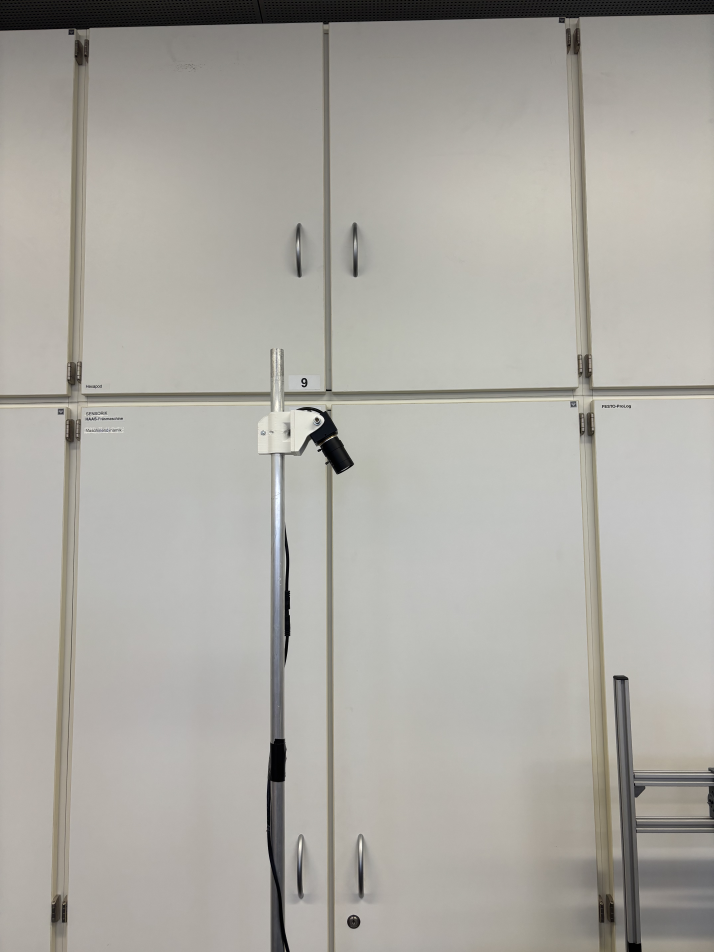
#> input picture misc/IMG_0129.jpeg, 4284 x 5712 px, given in place of the camera (shown at 1/6 size)
$ python tuner.py
#> lines starting #> are read from the running program, lines starting #| are printed output that depends on the picture; after the words box and inside, x2 and y2 are one past the last pixel; in counts of white or black regions, pixels touching at a corner belong together
#> in main, frame is the input picture: shape (5712, 4284, 3); mean B, G, R 162.9, 169.1, 171.4
"""
figure_tuner.py
---------------
Interaktives Tuning-Tool für figure_detector.py.
Alle relevanten Parameter sind per Trackbar live einstellbar.
ROI per Maus ziehen — nur dieser Bereich wird analysiert.

Zwei Fenster:
  "Tuning"  → Trackbars + Originalbild mit Konturen + ROI
  "Maske"   → Binärmaske live

Am Ende: [s] drücken → Werte erscheinen in der Konsole zum Kopieren.

Steuerung:
  Maus ziehen  → ROI definieren
  [r]          → ROI zurücksetzen
  [s]          → aktuelle Parameterwerte in Konsole ausgeben
  [q/ESC]      → Beenden
"""

import cv2
import numpy as np

CAMERA_INDEX  = 0
DISPLAY_SCALE = 0.85

WIN_TUNING = "Tuning  |  Maus=ROI  [r]=reset  [s]=Werte  [q]=Beenden"
WIN_MASK   = "Maske (Binaerbild)"


# ─────────────────────────────────────────────────────────────────────────────
# ROI-Zustand
# ─────────────────────────────────────────────────────────────────────────────

class ROIState:
    def __init__(self):
        self.x1 = self.y1 = self.x2 = self.y2 = 0
        self.drawing = False
        self.defined = False

    def as_rect(self):
        x = min(self.x1, self.x2)
        y = min(self.y1, self.y2)
        w = abs(self.x2 - self.x1)
        h = abs(self.y2 - self.y1)
        return x, y, w, h

    def valid(self):
        x, y, w, h = self.as_rect()
        return self.defined and w > 10 and h > 10


roi_state = ROIState()


def mouse_callback(event, x, y, flags, param):
    scale = param if param else 1.0
    ox = int(x / scale)
    oy = int(y / scale)

    if event == cv2.EVENT_LBUTTONDOWN:
        roi_state.drawing = True
        roi_state.x1 = roi_state.x2 = ox
        roi_state.y1 = roi_state.y2 = oy
        roi_state.defined = False
    elif event == cv2.EVENT_MOUSEMOVE and roi_state.drawing:
        roi_state.x2 = ox
        roi_state.y2 = oy
    elif event == cv2.EVENT_LBUTTONUP:
        roi_state.x2 = ox
        roi_state.y2 = oy
        roi_state.drawing = False
        roi_state.defined = True

def nothing(_):
    pass


def create_trackbars():
    cv2.namedWindow(WIN_TUNING, cv2.WINDOW_NORMAL)
    cv2.resizeWindow(WIN_TUNING, 900, 620)
    cv2.namedWindow(WIN_MASK, cv2.WINDOW_NORMAL)
    cv2.resizeWindow(WIN_MASK, 640, 480)

    cv2.setMouseCallback(WIN_TUNING, mouse_callback, DISPLAY_SCALE)

    # HSV Hintergrund
    cv2.createTrackbar("BG H Min",    WIN_TUNING,  90, 179, nothing)
    cv2.createTrackbar("BG H Max",    WIN_TUNING, 130, 179, nothing)
    cv2.createTrackbar("BG S Min",    WIN_TUNING,  40, 255, nothing)
    cv2.createTrackbar("BG V Min",    WIN_TUNING,  80, 255, nothing)
    # Weiß
    cv2.createTrackbar("W S Max",     WIN_TUNING,  40, 255, nothing)
    cv2.createTrackbar("W V Min",     WIN_TUNING, 200, 255, nothing)
    # Blur
    cv2.createTrackbar("Blur (x2+1)", WIN_TUNING,   2,  10, nothing)
    # Morphologie
    cv2.createTrackbar("Close Iter",  WIN_TUNING,   3,  10, nothing)
    cv2.createTrackbar("Open Iter",   WIN_TUNING,   1,   5, nothing)
    # Kontur
    cv2.createTrackbar("Min Area",    WIN_TUNING, 500, 5000, nothing)


def read_trackbars() -> dict:
    return {
        "bg_h_min":    cv2.getTrackbarPos("BG H Min",    WIN_TUNING),
        "bg_h_max":    cv2.getTrackbarPos("BG H Max",    WIN_TUNING),
        "bg_s_min":    cv2.getTrackbarPos("BG S Min",    WIN_TUNING),
        "bg_v_min":    cv2.getTrackbarPos("BG V Min",    WIN_TUNING),
        "white_s_max": cv2.getTrackbarPos("W S Max",     WIN_TUNING),
        "white_v_min": cv2.getTrackbarPos("W V Min",     WIN_TUNING),
        "blur_k":      cv2.getTrackbarPos("Blur (x2+1)", WIN_TUNING) * 2 + 1,
        "close_iter":  max(1, cv2.getTrackbarPos("Close Iter", WIN_TUNING)),
        "open_iter":   max(1, cv2.getTrackbarPos("Open Iter",  WIN_TUNING)),
        "min_area":    max(1, cv2.getTrackbarPos("Min Area",   WIN_TUNING)),
    }


# ─────────────────────────────────────────────────────────────────────────────
# Bildverarbeitung
# ─────────────────────────────────────────────────────────────────────────────

def apply_roi(frame: np.ndarray) -> np.ndarray:
    if not roi_state.valid():
        return frame.copy()
    x, y, w, h = roi_state.as_rect()
    masked = np.zeros_like(frame)
    masked[y:y+h, x:x+w] = frame[y:y+h, x:x+w]
    return masked


def preprocess(frame: np.ndarray, p: dict) -> np.ndarray:
    roi_frame = apply_roi(frame)

    k = p["blur_k"] if p["blur_k"] % 2 == 1 else p["blur_k"] + 1
    blurred = cv2.GaussianBlur(roi_frame, (k, k), 0)

    hsv = cv2.cvtColor(blurred, cv2.COLOR_BGR2HSV)
#> hsv: shape (5712, 4284, 3); mean H, S, V 25.8, 14.2, 171.7
    H, S, V = hsv[:, :, 0], hsv[:, :, 1], hsv[:, :, 2]
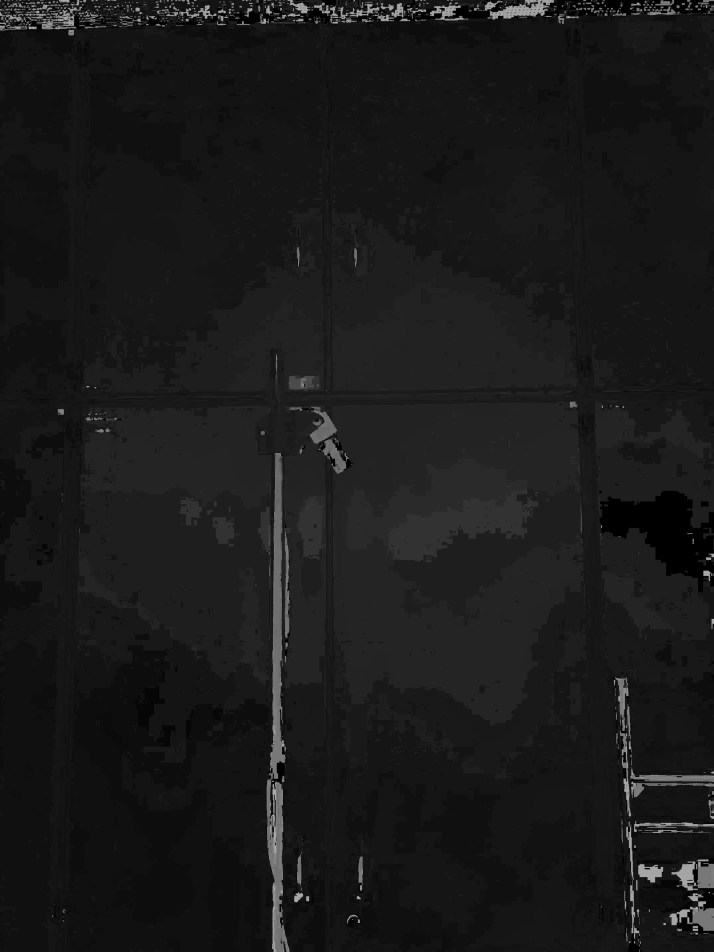
#> H: shape (5712, 4284) (shown at 1/6 size); min 0, max 177, mean 25.8
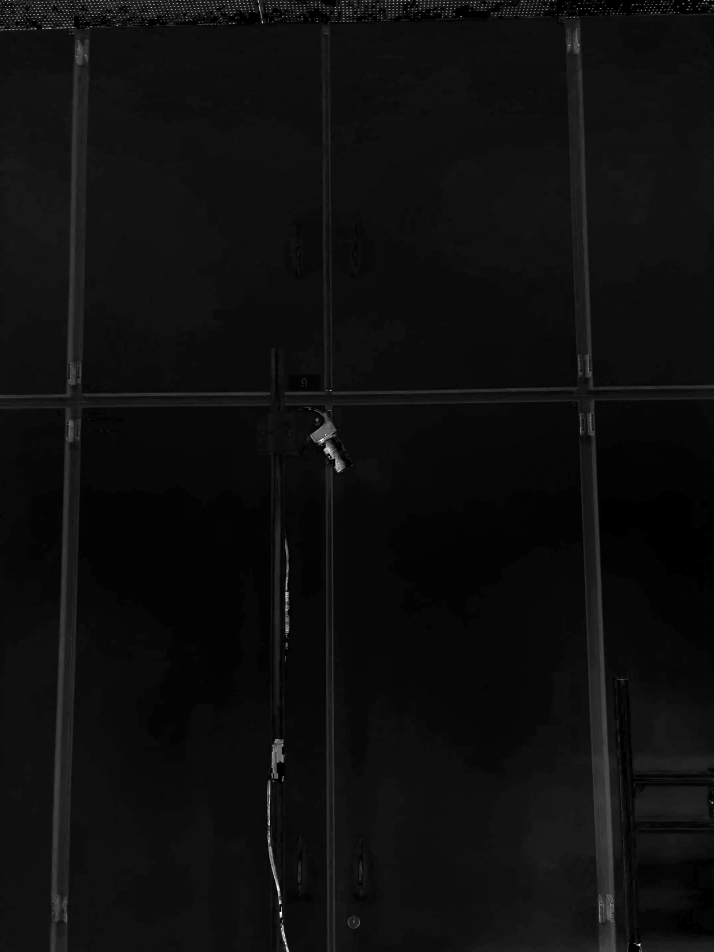
#> S: shape (5712, 4284) (shown at 1/6 size); min 0, max 255, mean 14.2

    bg_mask = (
        (H >= p["bg_h_min"]) & (H <= p["bg_h_max"]) &
        (S >= p["bg_s_min"]) &
        (V >= p["bg_v_min"])
    ).astype(np.uint8) * 255
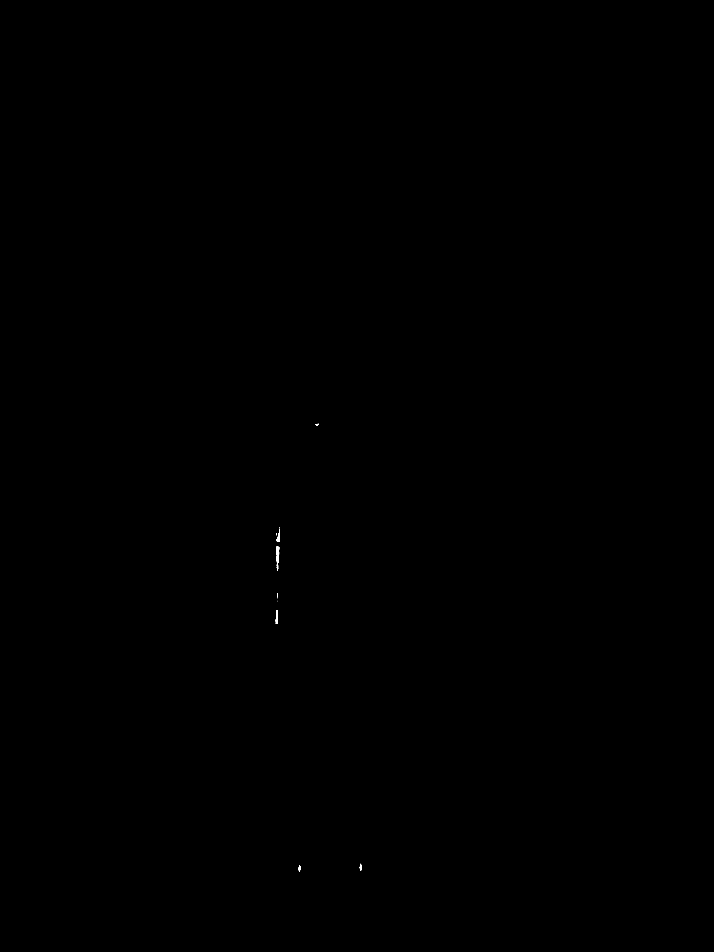
#> bg_mask: shape (5712, 4284) (shown at 1/6 size); 0.01% white; 31 white regions (23 under 20 px), largest, box (x1, y1, x2, y2) and area: (1658, 3280, 1675, 3424) 1427, (1658, 3176, 1678, 3250) 558, (1657, 3663, 1668, 3743) 502

    gray = cv2.cvtColor(blurred, cv2.COLOR_BGR2GRAY)
    white_mask = ((S <= p["white_s_max"]) & (V >= p["white_v_min"])).astype(np.uint8) * 255
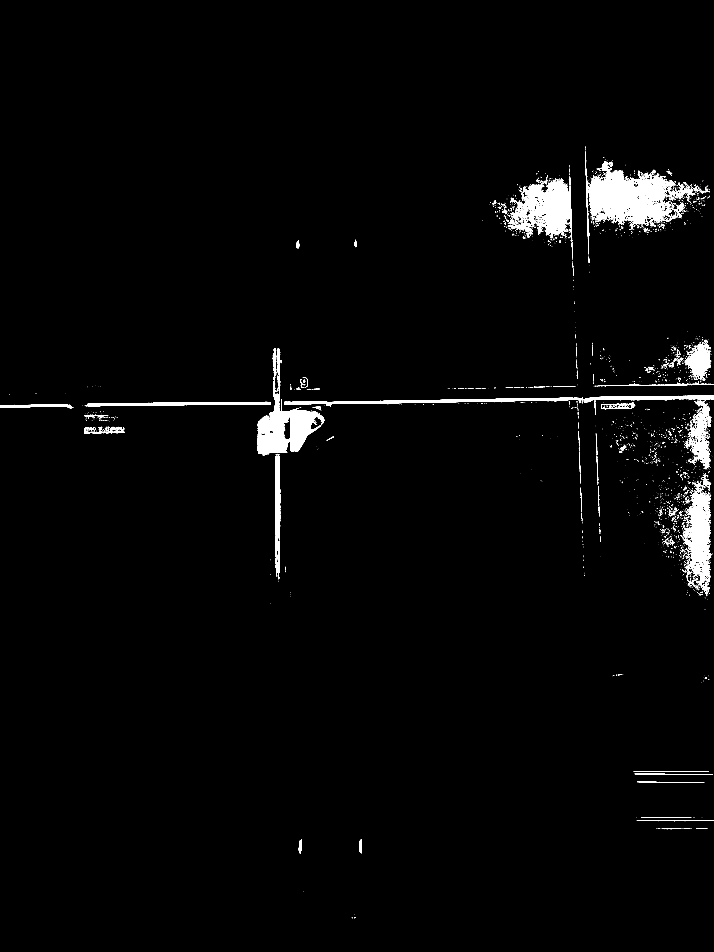
#> white_mask: shape (5712, 4284) (shown at 1/6 size); 1.8% white; 3864 white regions (3236 under 20 px), largest, box (x1, y1, x2, y2) and area: (3530, 968, 4030, 1348) 92826, (1546, 2362, 1946, 2721) 68870, (3074, 1081, 3434, 1500) 56576
    _, bright_mask = cv2.threshold(gray, p["white_v_min"], 255, cv2.THRESH_BINARY)
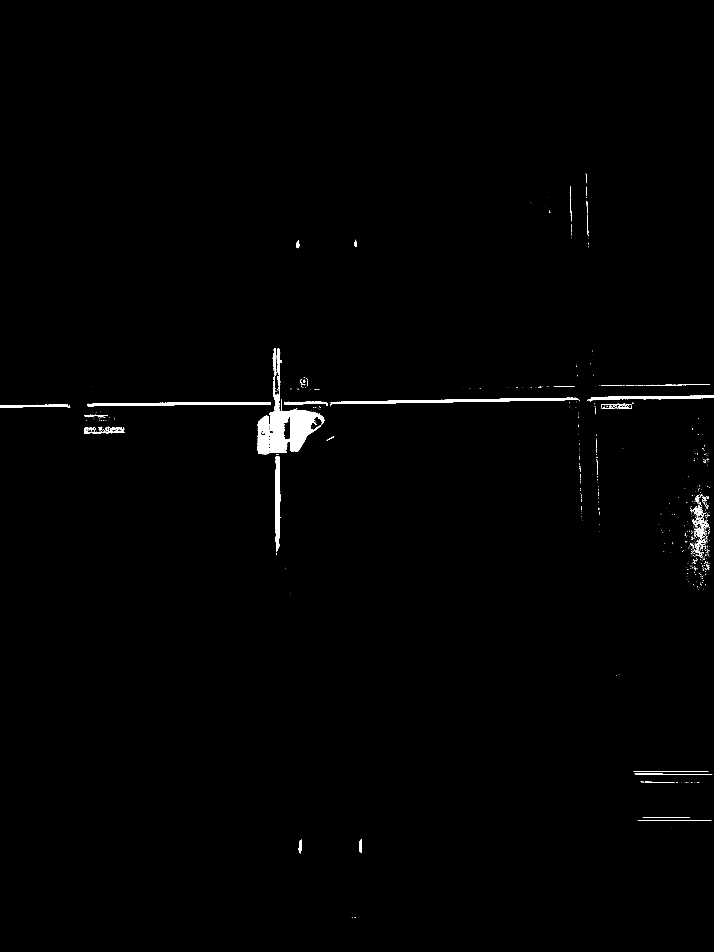
#> bright_mask: shape (5712, 4284) (shown at 1/6 size); 0.66% white; 1042 white regions (860 under 20 px), largest, box (x1, y1, x2, y2) and area: (1547, 2362, 1946, 2721) 66012, (1982, 2386, 3439, 2437) 19698, (526, 2412, 1623, 2437) 15082
    white_mask = cv2.bitwise_and(white_mask, bright_mask)

    combined = cv2.bitwise_and(white_mask, cv2.bitwise_not(bg_mask))

    kernel_small = cv2.getStructuringElement(cv2.MORPH_ELLIPSE, (3, 3))
    kernel_tiny  = cv2.getStructuringElement(cv2.MORPH_ELLIPSE, (2, 2))

    closed = cv2.morphologyEx(combined, cv2.MORPH_CLOSE, kernel_small, iterations=p["close_iter"])
#> closed: shape (5712, 4284); 0.7% white; 665 white regions (546 under 20 px), largest, box (x1, y1, x2, y2) and area: (1547, 2282, 1946, 2721) 69307, (1982, 2386, 3477, 2437) 20014, (526, 2412, 1623, 2437) 15082

    # Flood Fill — Löcher im Inneren schließen
    filled = closed.copy()
    h_f, w_f = filled.shape
#> h_f = 5712; w_f = 4284
    flood_mask = np.zeros((h_f + 2, w_f + 2), dtype=np.uint8)
    cv2.floodFill(filled, flood_mask, (0, 0), 255)
#> filled: shape (5712, 4284); 100% white; 31 black regions, largest, box (x1, y1, x2, y2) and area: (1698, 2496, 1744, 2639) 4515, (1563, 2583, 1595, 2614) 534, (4187, 3087, 4218, 3111) 368
    filled_inv  = cv2.bitwise_not(filled)
    closed_fill = cv2.bitwise_or(closed, filled_inv)

    opened = cv2.morphologyEx(closed_fill, cv2.MORPH_OPEN, kernel_tiny, iterations=p["open_iter"])
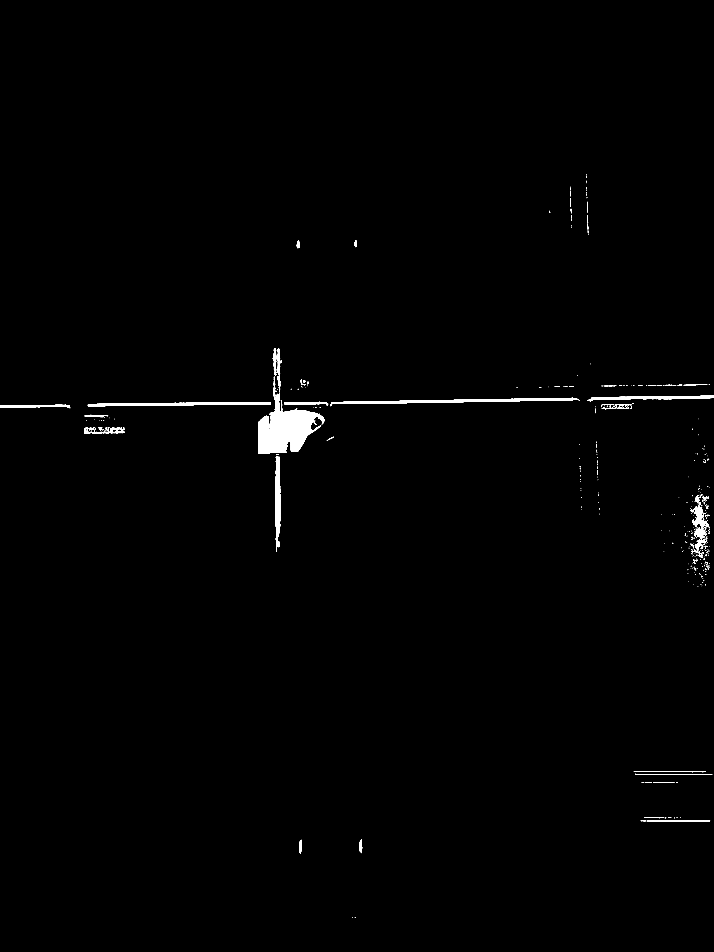
#> opened: shape (5712, 4284) (shown at 1/6 size); 0.72% white; 445 white regions (323 under 20 px)
    return opened


# ─────────────────────────────────────────────────────────────────────────────
# Visualisierung
# ─────────────────────────────────────────────────────────────────────────────

def draw(frame: np.ndarray, mask: np.ndarray, min_area: int) -> np.ndarray:
#> called with min_area = 500
    contours, _ = cv2.findContours(mask, cv2.RETR_EXTERNAL, cv2.CHAIN_APPROX_SIMPLE)
#> contours = 445 contours, 363 with area under 20; largest, box (x1, y1, x2, y2) and area: (1548, 2284, 1946, 2722) 74142, (1983, 2387, 3478, 2437) 18518, (527, 2413, 1624, 2438) 14016, (1652, 2739, 1682, 3311) 12231, (3530, 2374, 4284, 2410) 10008
    contours    = [c for c in contours if cv2.contourArea(c) >= min_area]
#> contours = 19 contours; largest, box (x1, y1, x2, y2) and area: (1548, 2284, 1946, 2722) 74142, (1983, 2387, 3478, 2437) 18518, (527, 2413, 1624, 2438) 14016, (1652, 2739, 1682, 3311) 12231, (3530, 2374, 4284, 2410) 10008

    vis = frame.copy()

    # ROI einzeichnen
    if roi_state.valid():
        x, y, w, h = roi_state.as_rect()
        cv2.rectangle(vis, (x, y), (x+w, y+h), (0, 180, 255), 2)
        cv2.putText(vis, "ROI", (x+4, y+18),
                    cv2.FONT_HERSHEY_SIMPLEX, 0.55, (0, 180, 255), 1)
    elif roi_state.drawing:
        cv2.rectangle(vis,
                      (roi_state.x1, roi_state.y1),
                      (roi_state.x2, roi_state.y2),
                      (0, 120, 255), 1)

    # Konturen
    cv2.drawContours(vis, contours, -1, (0, 255, 80), 2)
    for c in contours:
        x, y, w, h = cv2.boundingRect(c)
        cv2.rectangle(vis, (x, y), (x+w, y+h), (255, 180, 0), 1)
        cv2.putText(vis, f"A={cv2.contourArea(c):.0f}", (x, max(y-4, 12)),
                    cv2.FONT_HERSHEY_SIMPLEX, 0.45, (255, 255, 255), 1)
#> this loop made 19 passes
#> (x, y, w, h) on passes 1 to 12: (1794, 5039, 17, 82), (2158, 5038, 15, 81), (3810, 4643, 464, 6), (3803, 4628, 433, 5), (4169, 3233, 64, 65), (4165, 3169, 69, 68), (4153, 3033, 102, 134), (1652, 2739, 30, 572), (506, 2562, 241, 40), (508, 2490, 141, 14), (3617, 2434, 158, 21), (0, 2429, 422, 20)

    roi_hint = "ROI aktiv  [r]=reset" if roi_state.valid() else "Maus ziehen = ROI  [r]=reset"
    cv2.putText(vis, f"Figuren: {len(contours)}  |  {roi_hint}",
                (10, 22), cv2.FONT_HERSHEY_SIMPLEX, 0.5, (200, 200, 200), 1)
    return vis


# ─────────────────────────────────────────────────────────────────────────────
# Parameter-Ausgabe
# ─────────────────────────────────────────────────────────────────────────────

def print_params(p: dict):
    print("\n" + "=" * 55)
    print("  Optimierte Parameter — in figure_detector.py eintragen:")
    print("=" * 55)
    print(f"  WHITE_THRESHOLD      = {p['white_v_min']}")
    print(f"  BLUE_H_MIN           = {p['bg_h_min']}")
    print(f"  BLUE_H_MAX           = {p['bg_h_max']}")
    print(f"  BLUE_S_MIN           = {p['bg_s_min']}")
    print(f"  BLUE_V_MIN           = {p['bg_v_min']}")
    print(f"  WHITE_S_MAX          = {p['white_s_max']}")
    print(f"  Blur Kernel          = ({p['blur_k']}, {p['blur_k']})")
    print(f"  Close iterations     = {p['close_iter']}")
    print(f"  Open  iterations     = {p['open_iter']}")
    print(f"  MIN_CONTOUR_AREA     = {p['min_area']}")
    if roi_state.valid():
        x, y, w, h = roi_state.as_rect()
        print(f"\n  ROI (x, y, w, h)     = ({x}, {y}, {w}, {h})")
    print("=" * 55 + "\n")


# ─────────────────────────────────────────────────────────────────────────────
# Hauptschleife
# ─────────────────────────────────────────────────────────────────────────────

def main():
    cap = cv2.VideoCapture(CAMERA_INDEX)
    if not cap.isOpened():
        raise RuntimeError(f"Kamera {CAMERA_INDEX} konnte nicht geöffnet werden.")

    create_trackbars()
    print("Tuner gestartet.")
    print("  → Maus ziehen = ROI   [r] = ROI reset")
    print("  → [s] = Werte ausgeben   [q/ESC] = Beenden")

    while True:
        ret, frame = cap.read()
        if not ret:
            print("Kein Bild.")
            break

        p    = read_trackbars()
        mask = preprocess(frame, p)
        vis  = draw(frame, mask, p["min_area"])

        vis_small  = cv2.resize(vis,  None, fx=DISPLAY_SCALE, fy=DISPLAY_SCALE)
        mask_small = cv2.resize(
            cv2.cvtColor(mask, cv2.COLOR_GRAY2BGR),
            None, fx=DISPLAY_SCALE, fy=DISPLAY_SCALE
        )

        cv2.imshow(WIN_TUNING, vis_small)
        cv2.imshow(WIN_MASK,   mask_small)

        raw_key = cv2.waitKey(30)
#> (key q is pressed here)
        key     = raw_key & 0xFF if raw_key != -1 else 0xFF
#> key = 113

        if key == ord("q") or key == 27:
            break
        elif key == ord("r"):
            roi_state.defined = False
            roi_state.drawing = False
            print("[ROI] zurückgesetzt.")
        elif key == ord("s"):
            print_params(p)

    cap.release()
    cv2.destroyAllWindows()
    print("Beendet.")


if __name__ == "__main__":
    main()
